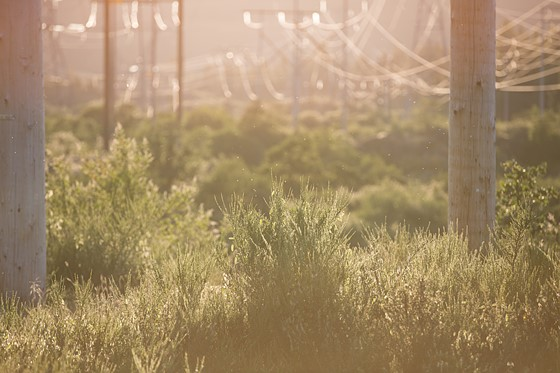
#> input picture Image Processing and Computer Vision-Lab/Histogram/color_img.jpg, 560 x 373 px
$ python Histogram_Equalization.py
#> lines starting #> are read from the running program, lines starting #| are printed output that depends on the picture

import sys
sys.path.append("C:\\Users\\SSD\\AppData\\Local\\Programs\\Python\\Python311\\Lib\\site-packages")
import cv2 as cv
import matplotlib.pyplot as plt
import numpy as np


def equalization(img,name):
    img_h, img_w = img.shape
    L = 256
    M, N = img_h, img_w

    n_k = cv.calcHist([img],[0],None,[256],[0,255])
    title=" Histogram before equalization "+name+" channel"
    plt.title(title)
    #plt.plot(n_k)
    plt.hist(img.ravel(),0,(0,255))
    plt.figure(figsize=(10,4))


    p_r = n_k / (M*N)

    cdf = np.zeros(L)

    for k in range(L):
        cdf[k] = np.sum(p_r[:k+1])

    s_k = (L-1) * cdf

    s_k = np.round(s_k)
    '''
    title=" Histogram after equalization "+name+" channel"
    plt.title(title)
    plt.plot(s_k)
    plt.figure(figsize=(10,4))
    '''
    plt.show()
    output = np.zeros((img_h, img_w), dtype=np.uint8)

    for i in range(img_h):
        for j in range(img_w):
            output[i, j] = s_k[img[i, j]]


    title=" Histogram after equalization "+name+" channel"
    plt.title(title)
    #plt.plot(s_k)
    plt.hist(output.ravel)
    plt.figure(figsize=(10,4))

    return output


img = cv.imread('color_img.jpg')
#> img is the input picture: shape (373, 560, 3); mean B, G, R 104.5, 139.9, 164.5
#img=cv.cvtColor(img, cv.COLOR_BGR2RGB)

cv.imshow('Input Image',img)
b,g,r = cv.split(img)
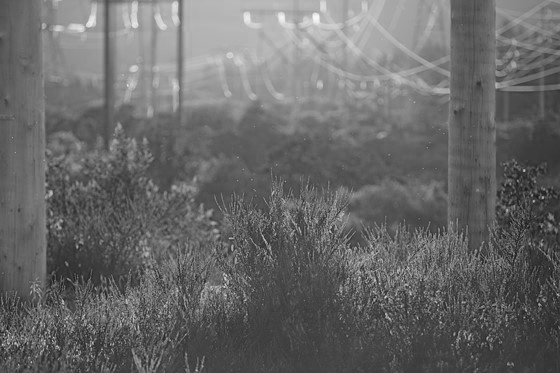
#> b: shape (373, 560); min 17, max 248, mean 104.5
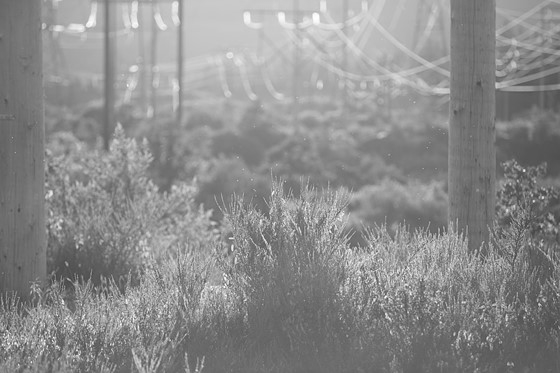
#> g: shape (373, 560); min 61, max 254, mean 139.9
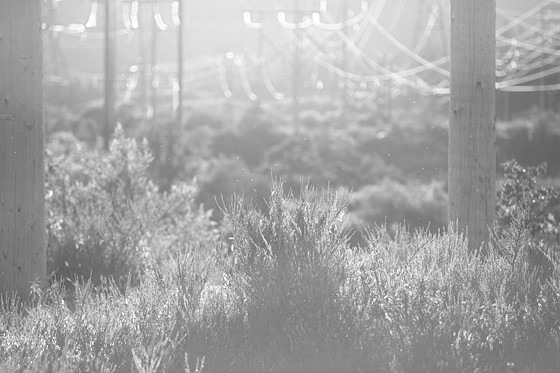
#> r: shape (373, 560); min 79, max 255, mean 164.5

r=equalization(r,'r')
#> in equalization, `n_k = cv.calcHist([img],[0],None,[256],[0,255])`: n_k = 256 values, max 3348 at index 133, min 0 at index 0, mean 814.9
#> (the run stopped early here; a loop or call above may not have finished)
